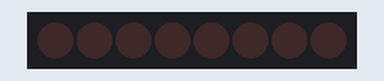
Recording of a sketch running on a simulated Arduino Uno, built with avr-gcc and run on an emulated ATmega328P. Parts: 8 shift-register outputs drawn as a row of LEDs (first output left, lit = HIGH). Wiring (inferred from the names in the program): shift register (74HC595): data pin 2; shift clock pin 4; latch pin 3. Wiring (inferred from the signals the program sends): row of LEDs: on Q0, Q1, Q2, Q3, Q4, Q5, Q6, Q7.

Above: at 0.17 s.
At 1.92 s:
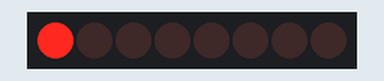
At 4.72 s:
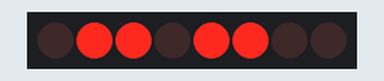
At 6.47 s:
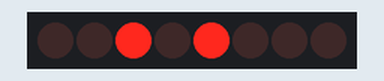
At 9.27 s:
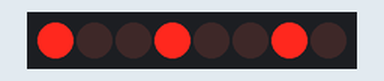
At 12.42 s:
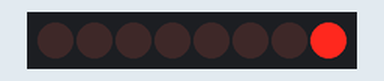
Timing chart, 0 to 13.2 s (numbered marks = the images above):
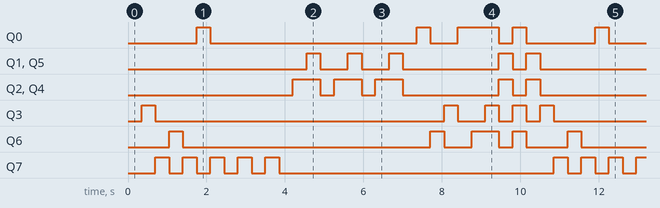

The sketch:

74HC595_And_Segment_Display_custom_config.ino
```cpp
//www.elegoo.com
//2016.12.12

// define the LED digit patterns
// 1 = LED on, 0 = LED off, in this order:
//                74HC595 pin     Q0,Q1,Q2,Q3,Q4,Q5,Q6,Q7
//                Mapping to      a,b,c,d,e,f,g of Seven-Segment LED
byte pattern_rotation[] = {  B10000000,
                              B01000000,
                              B00100000,
                              B00010000,
                              B00001000,
                              B00000100,
                             };
byte pattern_figure_eight_rotation[] = {
                              B10000000,
                              B01000000,
                              B00000010,
                              B00001000,
                              B00010000,
                              B00100000,
                              B00000010,
                              B00000100,
                             };

byte another_pattern[] = {
                              B00010000,
                              B00000001,
                              B00000010,
                              B00000001,
                              B10000000,
                              B00000001,
                              B00000000,
                              B00000001,
                              B00000000,
                              B00000001,
                              B00000000,
                              B00101000,
                              B01101100,
                              B00000000,
                              B00101000,
                              B01101100,
                              B00000000,
                              B00101000,
                              B01101100,
                              B00000000,
                              B10000000,
                              B00000010,
                              B00010000,
                              B10000000,
                              B10000010,
                              B10010010,
                              B01101100,
                              B10010010,
                              B01101100,
                             };

// connect to the ST_CP of 74HC595 (pin 3,latch pin)
int latchPin = 3;
// connect to the SH_CP of 74HC595 (pin 4, clock pin)
int clockPin = 4;
// connect to the DS of 74HC595 (pin 2)
int dataPin = 2;

void setup() {
  // Set latchPin, clockPin, dataPin as output
  pinMode(latchPin, OUTPUT);
  pinMode(clockPin, OUTPUT);
  pinMode(dataPin, OUTPUT);
}

// display on the digital segment display
void write_pattern(byte *array, int position_in_array) {
  // set the latchPin to low potential, before sending data
  digitalWrite(latchPin, LOW);

  // the original data (bit pattern)
  shiftOut(dataPin, clockPin, LSBFIRST, array[position_in_array]);

  // set the latchPin to high potential, after sending data
  digitalWrite(latchPin, HIGH);
}

void loop() {
  for (int iterator = 0; iterator < sizeof(another_pattern); ++iterator) {
    delay(350);
    write_pattern(another_pattern, iterator);
  }
}
```

Measured:
- by itself, Q0: repeats every 10.2 s: LOW 5.3 s, HIGH 0.35 s, LOW 0.70 s, HIGH 1.1 s, LOW 0.35 s, HIGH 0.35 s, LOW 1.8 s, HIGH 0.35 s
- by itself, Q1, Q5: repeats every 10.2 s: 2 × (LOW 0.70 s, HIGH 0.35 s), LOW 2.5 s, HIGH 0.35 s, LOW 0.35 s, HIGH 0.35 s, LOW 4.2 s, HIGH 0.35 s
- by itself, Q2, Q4: repeats every 10.2 s: 2 × (LOW 0.35 s, HIGH 0.70 s), LOW 2.5 s, HIGH 0.35 s, LOW 0.35 s, HIGH 0.35 s, LOW 3.9 s, HIGH 0.70 s
- by itself, Q3: repeats every 10.2 s: LOW 7.4 s, HIGH 0.35 s, LOW 0.70 s, 2 × (HIGH 0.35 s, LOW 0.35 s), HIGH 0.35 s
- by itself, Q6: repeats every 10.2 s: LOW 6.3 s, HIGH 0.35 s, LOW 0.70 s, HIGH 0.70 s, LOW 0.35 s, HIGH 0.35 s, LOW 1.1 s, HIGH 0.35 s
- by itself, Q7: repeats every 10.2 s: 4 × (LOW 0.35 s, HIGH 0.35 s), LOW 7.0 s, HIGH 0.35 s
